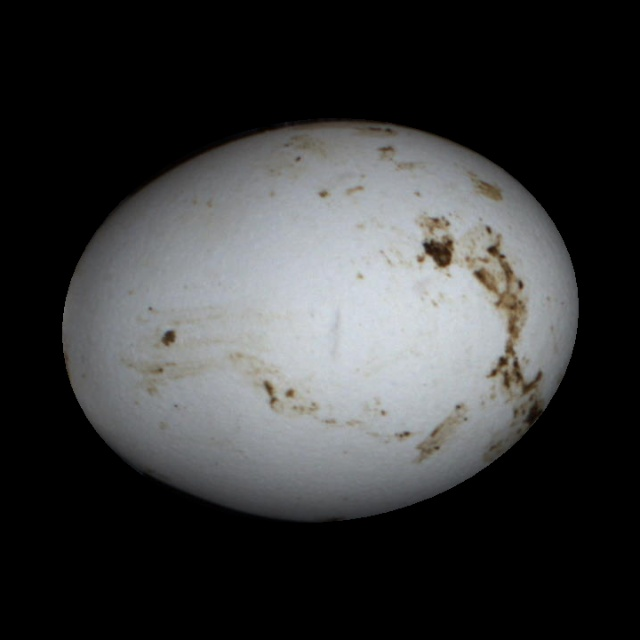
#> input picture python/data/20241220_171420130_0129_1.jpg, 640 x 640 px
$ python websocket.py
#> lines starting #> are read from the running program, lines starting #| are printed output that depends on the picture
import asyncio
import websockets
import cv2

async def send_data_once(uri, data):
    # WebSocket 연결을 with 문으로 관리
    async with websockets.connect(uri) as websocket:
        # 데이터 전송
        await websocket.send(data)
        print(f"Sent: {data}")
        # 연결은 with 문이 끝나면 자동으로 닫힘

# 실행
uri = "ws://172.30.1.55:8000/room3"  # WebSocket 서버 URI

image = cv2.imread('./data/20241220_171420130_0129_1.jpg')
#> image is the input picture: shape (640, 640, 3); mean B, G, R 57.2, 56.8, 56.1
send_data = cv2.resize(image.copy(), (200, 180))
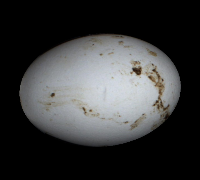
#> send_data: shape (180, 200, 3); mean B, G, R 57.2, 56.8, 56.1
_, img_encoded = cv2.imencode('.jpg', send_data)
#> img_encoded = 7452 values, max 255 at index 0, min 0 at index 4, mean 125.4

send_data = img_encoded.tobytes()

#> (the run stopped early here; a loop or call above may not have finished)

$ run again, with python/data/20241220_171420884_0166_1.jpg copied over python/data/20241220_171420130_0129_1.jpg
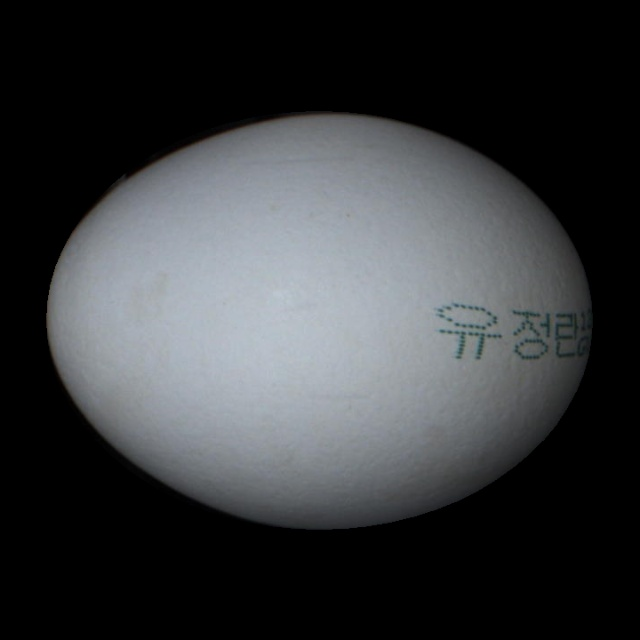
#> input picture python/data/20241220_171420884_0166_1.jpg, 640 x 640 px
#> image is the input picture: shape (640, 640, 3); mean B, G, R 59.7, 57.5, 55.4
#> `send_data = cv2.resize(image.copy(), (200, 180))`:
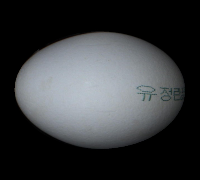
#> send_data: shape (180, 200, 3); mean B, G, R 59.7, 57.5, 55.4
#> img_encoded = 6073 values, max 255 at index 0, min 0 at index 4, mean 121.7
